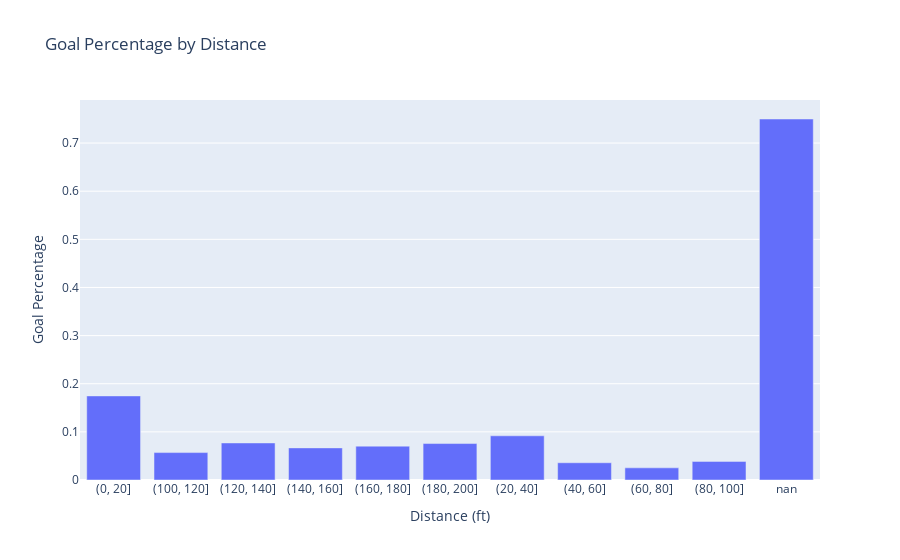
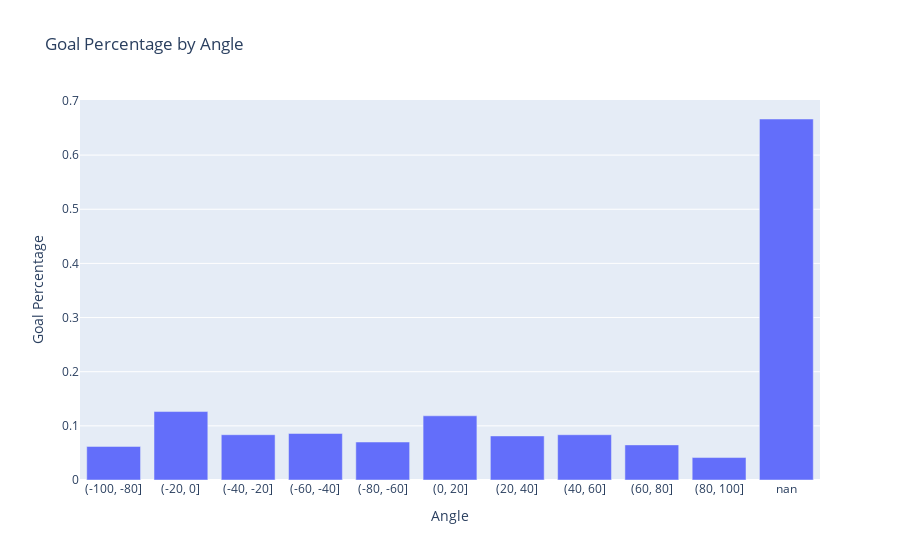

The cell these charts' notebook holds for them, in order:
### Code cell
import pandas as pd
import plotly.express as px

# Suppose your DataFrame is called nouveau_df
bins_distance = pd.IntervalIndex.from_tuples([(i, i + 20) for i in range(0, 200, 20)])
bins_angle = pd.IntervalIndex.from_tuples([(i, i + 20) for i in range(-100, 120, 20)])

# Creating a copy of the DataFrame for distance
df_distance = nouveau_df.copy()
df_distance['Distance_Bins'] = pd.cut(df_distance['Distance_du_filet'], bins_distance)
df_distance['Distance_Bins'] = df_distance['Distance_Bins'].astype(str)  # Convert to string
df_distance_grouped = df_distance.groupby('Distance_Bins')['est_un_but'].mean().reset_index(name='Goal_Percentage')

# Creating a copy of the DataFrame for angle
df_angle = nouveau_df.copy()
df_angle['Angle_Bins'] = pd.cut(df_angle['Angle_relatif_au_filet'], bins_angle)
df_angle['Angle_Bins'] = df_angle['Angle_Bins'].astype(str)  # Convert to string
df_angle_grouped = df_angle.groupby('Angle_Bins')['est_un_but'].mean().reset_index(name='Goal_Percentage')

# Plotting for distance
fig_distance = px.bar(df_distance_grouped,
                      x='Distance_Bins',
                      y='Goal_Percentage',
                      title='Goal Percentage by Distance',
                      labels=dict(Distance_Bins='Distance (ft)', Goal_Percentage='Goal Percentage'))

# Plotting for angle
fig_angle = px.bar(df_angle_grouped,
                   x='Angle_Bins',
                   y='Goal_Percentage',
                   title='Goal Percentage by Angle',
                   labels=dict(Angle_Bins='Angle', Goal_Percentage='Goal Percentage'))

# Show the plots
fig_distance.show()
fig_angle.show()

fig_distance.write_html("/Users/Lenovo/Desktop/article_blog/NHL-blog/hist_distance.html")
fig_angle.write_html("/Users/Lenovo/Desktop/article_blog/NHL-blog/hist_angle.html")

### Figure 1 — Plotly figure (JSON) as saved in the notebook; plotly's stock layout.template omitted (floating-point values rounded to 4 significant figures)
{"data": [{"alignmentgroup": "True", "hovertemplate": "Distance (ft)=%{x}<br>Goal Percentage=%{y}<extra></extra>", "legendgroup": "", "marker": {"color": "#636efa", "pattern": {"shape": ""}}, "name": "", "offsetgroup": "", "orientation": "v", "showlegend": false, "textposition": "auto", "type": "bar", "x": ["(0, 20]", "(100, 120]", "(120, 140]", "(140, 160]", "(160, 180]", "(180, 200]", "(20, 40]", "(40, 60]", "(60, 80]", "(80, 100]", "nan"], "xaxis": "x", "y": [0.1747, 0.05694, 0.07698, 0.06671, 0.07036, 0.07573, 0.09181, 0.03583, 0.02528, 0.03867, 0.75], "yaxis": "y"}], "layout": {"barmode": "relative", "legend": {"tracegroupgap": 0}, "title": {"text": "Goal Percentage by Distance"}, "xaxis": {"anchor": "y", "domain": [0, 1], "title": {"text": "Distance (ft)"}}, "yaxis": {"anchor": "x", "domain": [0, 1], "title": {"text": "Goal Percentage"}}}}

### Figure 2 — Plotly figure (JSON) as saved in the notebook; plotly's stock layout.template omitted (floating-point values rounded to 4 significant figures)
{"data": [{"alignmentgroup": "True", "hovertemplate": "Angle=%{x}<br>Goal Percentage=%{y}<extra></extra>", "legendgroup": "", "marker": {"color": "#636efa", "pattern": {"shape": ""}}, "name": "", "offsetgroup": "", "orientation": "v", "showlegend": false, "textposition": "auto", "type": "bar", "x": ["(-100, -80]", "(-20, 0]", "(-40, -20]", "(-60, -40]", "(-80, -60]", "(0, 20]", "(20, 40]", "(40, 60]", "(60, 80]", "(80, 100]", "nan"], "xaxis": "x", "y": [0.06201, 0.1264, 0.08365, 0.08595, 0.07016, 0.1186, 0.08138, 0.0836, 0.06485, 0.04146, 0.6667], "yaxis": "y"}], "layout": {"barmode": "relative", "legend": {"tracegroupgap": 0}, "title": {"text": "Goal Percentage by Angle"}, "xaxis": {"anchor": "y", "domain": [0, 1], "title": {"text": "Angle"}}, "yaxis": {"anchor": "x", "domain": [0, 1], "title": {"text": "Goal Percentage"}}}}
